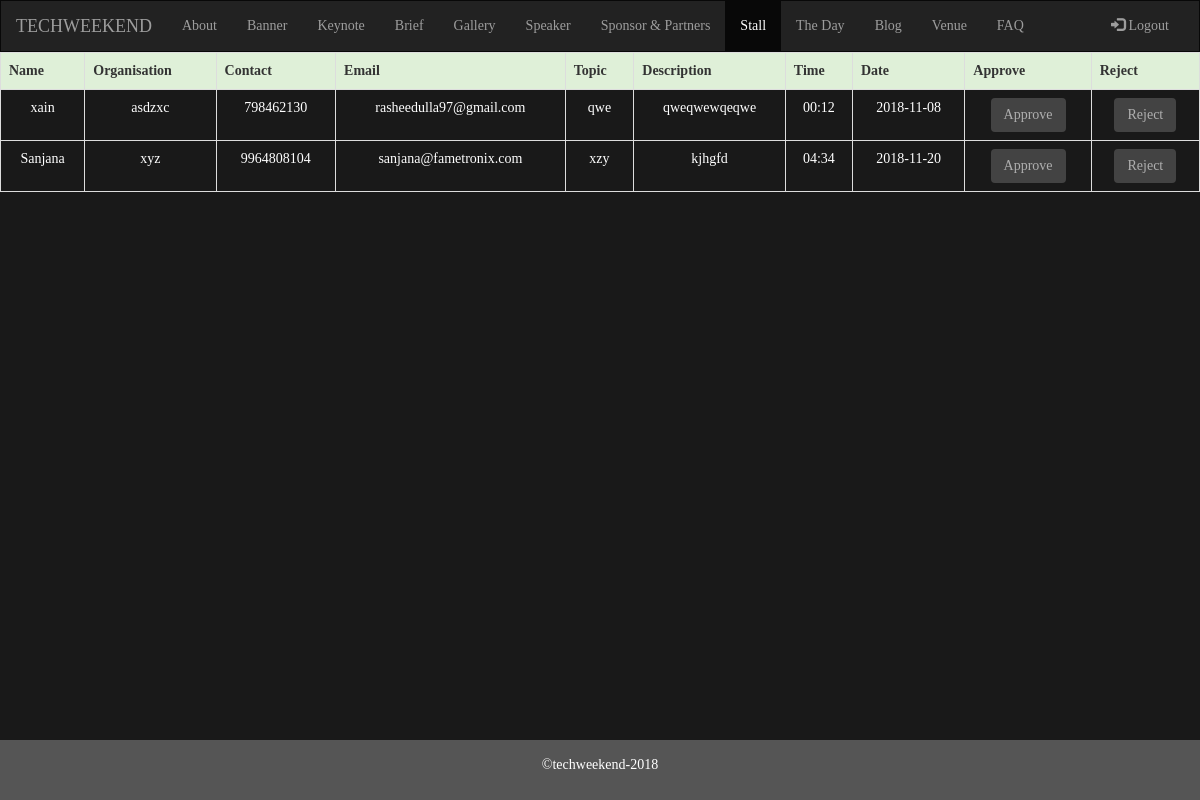
/admin/stalls.php (signed in), run on the app's committed database.
### tables this page shows
CREATE TABLE `workshop` (
  `wid` int(30) NOT NULL,
  `des` varchar(255) NOT NULL,
  `name` varchar(255) NOT NULL,
  `contact` varchar(255) NOT NULL,
  `email` varchar(255) NOT NULL,
  `org` varchar(255) DEFAULT NULL,
  `topic` varchar(255) NOT NULL,
  `time` varchar(255) DEFAULT NULL,
  `date` varchar(255) DEFAULT NULL,
  `status` int(2) DEFAULT '2'
);

### admin/stalls.php (the view, shortened to what this page needs)
<?php
include("connect.php");
?>
<!DOCTYPE html>
<html lang="en">
<head>
  <link rel="stylesheet" href="https://maxcdn.bootstrapcdn.com/bootstrap/3.3.7/css/bootstrap.min.css">
  <link rel="stylesheet" href="css/style.css">
</head>
<body style="background:rgba(0, 0, 0, 0.9);font-family: 'Raleway';">
<nav class="navbar navbar-inverse">
  <div class="container-fluid">
    <div class="navbar-header">
      <a class="navbar-brand" href="#">TECHWEEKEND</a>
    </div>
    <div class="collapse navbar-collapse" style=" text-align: center;" id="myNavbar">
      <ul class="nav navbar-nav">
        <li><a href="about.php">About</a></li>
        <li><a href="banners.php">Banner</a></li>
        <li><a href="agenda.php">Keynote</a></li>
        <li><a href="briefabout.php">Brief</a></li>
        <li><a href="gallery.php">Gallery</a></li>
        <li><a href="speakers.php">Speaker</a></li>
        <li><a href="sponsors.php">Sponsor & Partners</a></li>
        <li class="active"><a href="stalls.php">Stall</a> </li>
        <li><a href="theday.php">The Day</a></li>
        <li><a href="blog.php">Blog</a> </li>
        <li><a href="venue.php">Venue</a></li>
        <li><a href="contact.php">FAQ</a></li>
      </ul>
      <ul class="nav navbar-nav navbar-right">
        <li><a href="logout.php"><span class="glyphicon glyphicon-log-in"></span> Logout</a></li>
      </ul>
    </div>
  </div>
</nav>
<div class="container-fluid text-center">
  <div class="row content">
      <section id="sponsor_reg">
                  <table class="table table-bordered table-responsive">
                    <?php
                    $select="SELECT * FROM workshop";
                    $res=mysqli_query($db,$select);
                    if(mysqli_num_rows($res)>0){
                      echo "<tr class='success'>
                            <th>Name</th>
                            <th>Organisation</th>
                            <th>Contact</th>
                            <th>Email</th>
                            <th>Topic</th>
                            <th>Description</th>
                            <th>Time</th>
                            <th>Date</th>
                            <th>Approve</th>
                            <th>Reject</th>
                        </tr>";
                        while($row=mysqli_fetch_assoc($res)){
                          $descURL=$row['des'];
                          $nameURL=$row['name'];
                          $contactURL=$row['contact'];
                          $emailURL=$row['email'];
                          $orgURL=$row['org'];
                          $topURL=$row['topic'];
                          echo " <tr class='info'>";?>
                      <tr>
                          <td><?php echo $nameURL;?></td>
                          <td><?php echo $orgURL;?></td>
                          <td><?php echo $contactURL;?></td>
                          <td><?php echo $emailURL;?></td>
                          <td><?php echo $topURL;?></td>
                          <td><?php echo $descURL;?></td>
                          <form method="POST" action="supdate1.php">
                            <?php if ($row['time']==null) {?>
                              <td style="color:black;"><input type="time" name="time"></td>
                              <td style="color:black;"><input type="date" name="date"></td>
                              <td>
                                 <button type="submit" name="button" class="btn btn-outline-success">Approve</button>
                               </td>
                               <td>
                                 <a href="supdate2.php?PKid=<?php echo $row['wid']; ?>"><button type="button" name="button" class="btn btn-outline-danger">Reject</button></a>
                              </td>
                            <?php } else {?>
                              <td><?php echo $row['time']; ?></td>
                              <td><?php echo $row['date']; ?></td>
                              <td>
                              <button type="submit" name="button" class="btn btn-outline-success" disabled>Approve</button>
                              </td>
                              <td>
                              <button type="submit" name="button" class="btn btn-outline-danger" disabled>Reject</button>
                              </td>
                              <?php } ?>
                      </tr>
                      <?php
              }
              }
              ?>
                  </table>
      </section>
  </div>
</div>
<footer class="container-fluid text-center navbar-fixed-bottom">
  <p>&copy;techweekend-2018</p>
</footer>
</body>
</html>

### admin/css/style.css (style rules this page uses)
body { overflow-x: hidden; }
form { position: relative; width: 290px; margin: 0 auto; background: #86C232; padding: 22px 22px; border: 1px solid; border-top-color: rgba(255,255,255,.4); border-left-color: rgba(255,255,255,.4); border-bottom-color: rgba(60,60,60,.4); border-right-color: rgba(60,60,60,.4); }

### admin/stalls.php (style rules this page uses)
.navbar { margin-bottom: 0; border-radius: 0; text-align: center; }
.row.content { height: 450px }
footer { background-color: #555; color: white; padding: 15px; }
td { color:white; }

### data on the page
workshop: name "xain", org "asdzxc", contact "798462130", email "rasheedulla97@gmail.com", topic "qwe", des "qweqwewqeqwe", time "00:12", date "2018-11-08"
workshop: name "Sanjana", org "xyz", contact "9964808104", email "sanjana@fametronix.com", topic "xzy", des "kjhgfd", time "04:34", date "2018-11-20"
